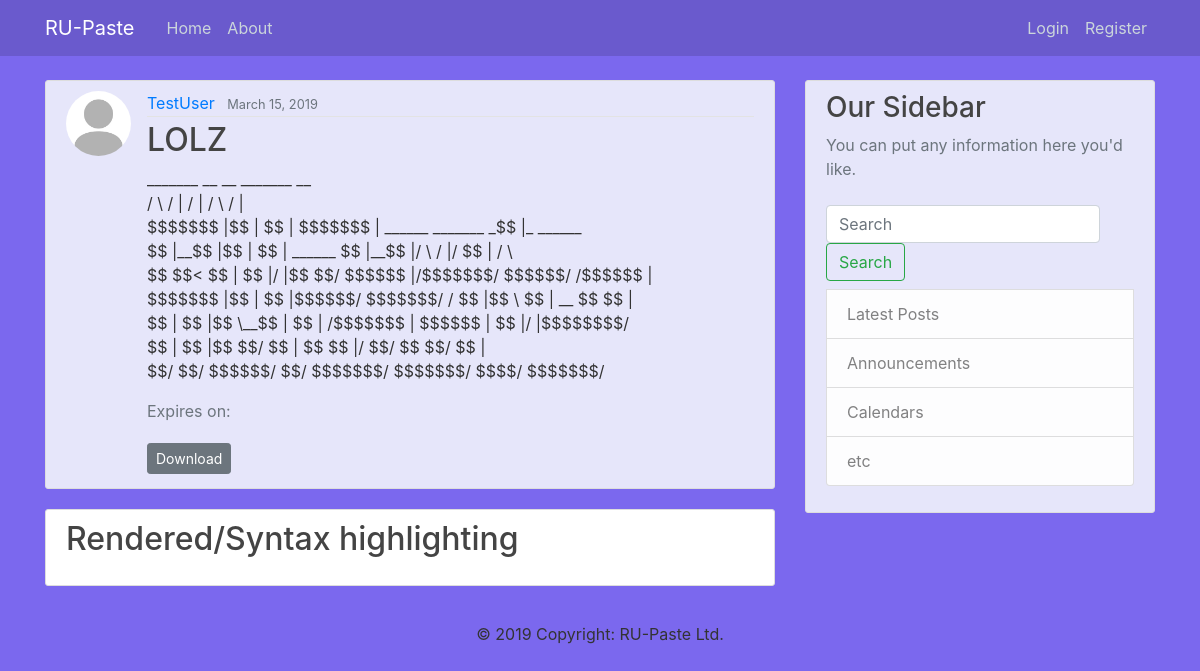
Screenshot of /post/28/ with the database file from the repository.
### blog/models.py (models this page shows, shortened)
class Post(models.Model):
    title = models.CharField(max_length=100)
    content = models.TextField()
    date_posted = models.DateTimeField(default=timezone.now)
    date_expired = models.DateTimeField( blank=True, null=True)
    private = models.BooleanField(default=False)
    author = models.ForeignKey(User, on_delete=models.CASCADE)

### users/models.py (models this page shows, shortened)
class Profile(models.Model):
    user = models.OneToOneField(User, on_delete=models.CASCADE)
    image = models.ImageField(default='default.jpg', upload_to='profile_pics')

### blog/views.py (the view)
# urls.py: path('post/<int:pk>/', PostDetailView.as_view(), name='post-detail'),
class PostDetailView(DetailView):
    model = Post

### blog/templatetags/markdownify.py (called while the page is built)
@register.filter
def markdown(value):
    renderer = HighlightRenderer()
    markdown = mistune.Markdown(renderer=renderer)
    return markdown(value)

### blog/templates/blog/post_detail.html (shortened to what this page needs)
{% extends "blog/base.html" %}
{% load markdownify %}
{% load pygmentify %}
{% block content %}
  <article class="media content-section">
    <img class="rounded-circle article-img" src="{{ object.author.profile.image.url }}">
    <div class="media-body">
      <div class="article-metadata">
        <a class="mr-2" href="{% url 'user-posts' object.author.username %}">{{ object.author }}</a>
        <small class="text-muted">{{ object.date_posted|date:"F d, Y" }}</small>
      </div>
      <h2 class="article-title">{{ object.title }}</h2>
      <p class="article-content">{{ object.content }}</p>
      <p class="text-muted ml-0">Expires on: {{ post.date_expired| date:"Y-m-d H:i" }}</p>
      <div>
        <a class='btn btn-secondary btn-sm mt-1 mb-1' href="{% url 'download-post' object.id %}">Download</a>
      </div>
    </div>
  </article>
  <article class="media content-section highlight" >
    <div class="media-body">
        <h2 class="article-title">Rendered/Syntax highlighting</h2>
      </div>
  </article>
{% endblock content%}

### blog/static/blog/main.css (style rules this page uses)
body { background: #7B68EE; color: #333333; margin-top: 5rem; }
h1, h2, h3, h4, h5, h6 { color: #444444; }
.content-section { background: #E6E6FA; padding: 10px 20px; border: 1px solid #dddddd; border-radius: 3px; margin-bottom: 20px; }
.article-title { color: #444444; }
.article-content { white-space: pre-line; }
.article-img { height: 65px; width: 65px; margin-right: 16px; }
.article-metadata { padding-bottom: 1px; margin-bottom: 4px; border-bottom: 1px solid #e3e3e3 }
.highlight { background: #ffffff; }

### rows the page displays
Post: author.profile.image (placeholder picture), author "TestUser", date_posted "March 15, 2019", title "LOLZ", content "_______ __ __ _______ __ / \\ / | / | / \\ / | $$$$$$$ |$$ | $$ | $$$$$$$ | ______ _______ _$$ |_ ______ $$ |__$$ |$$ | $$ | ______ $$ |__$$ |/ \\ / |/ $$ | / \\ $$ $$< $$ | $$ |/ |$$ $$/ $$$$$$ |/$$$$$$$/ $$$$$$/ /$$$$$$ | $$$$$$$ |$$ | $$ |$$$$$$/ $$$$$$$/ / $$ |$$ \\ $$ | __ $$ $$ | $$ | $$ |$$ \\__$$ | $$ | /$$$$$$$ | $$$$$$ | $$ |/ |$$$$$$$$/ $$ | $$ |$$ $$/ $$ | $$ $$ |/ $$/ $$ $$/ $$ | $$/ $$/ $$$$$$/ $$/ $$$$$$$/ $$$$$$$/ $$$$/ $$$$$$$/"
